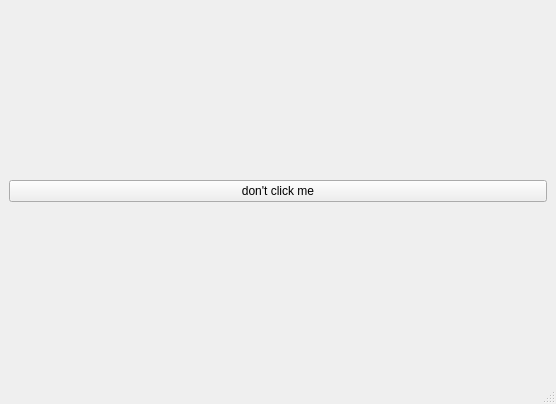
<?xml version="1.0" encoding="UTF-8"?>
<ui version="4.0">
 <class>MainWindow</class>
 <widget class="QMainWindow" name="MainWindow">
  <property name="geometry">
   <rect>
    <x>0</x>
    <y>0</y>
    <width>556</width>
    <height>404</height>
   </rect>
  </property>
  <property name="windowTitle">
   <string>MainWindow</string>
  </property>
  <widget class="QWidget" name="centralwidget">
   <layout class="QGridLayout" name="gridLayout">
    <item row="0" column="0">
     <widget class="QPushButton" name="pushButton">
      <property name="text">
       <string>don't click me</string>
      </property>
     </widget>
    </item>
   </layout>
  </widget>
  <widget class="QMenuBar" name="menubar">
   <property name="geometry">
    <rect>
     <x>0</x>
     <y>0</y>
     <width>556</width>
     <height>21</height>
    </rect>
   </property>
  </widget>
  <widget class="QStatusBar" name="statusbar"/>
 </widget>
 <resources/>
 <connections/>
</ui>
